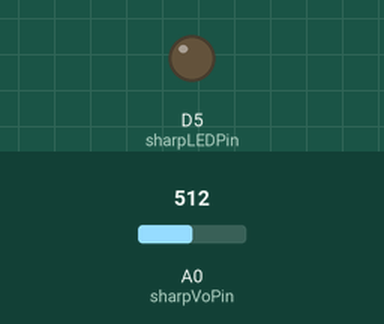
Simulated run of this sketch. Board: ESP8266 (NodeMCU). On the bench: output pins drawn as LEDs (lit = HIGH). Inputs (shaded band) come from the test bench; at power-on: A0 (sharpVoPin) = 512. WiFi joins after 1.5 s; servers stay silent unless stated; what the sketch prints to the serial monitor is not drawn.

Above: at 0.1 s.
At 1.6 s:
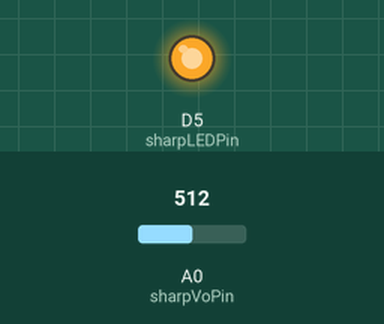
Timing chart, 0 to 41.5 s (numbered marks = the images above):
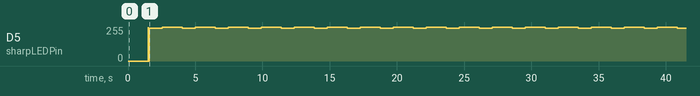

The sketch:

arduino.ino
```cpp
#include <ArduinoJson.h>
#include <FirebaseArduino.h>
#include <ESP8266WiFi.h>
#include <TinyGPS++.h>

#define WIFI_SSID ""
#define WIFI_PASSWORD ""
#define FIREBASE_HOST ""
#define FIREBASE_KEY ""

// Arduino pin numbers.
const int sharpLEDPin = D5; // Arduino digital pin D5 connect to sensor LED.
const int sharpVoPin = A0; // Arduino analog pin A0 connect to sensor Vo.

// For averaging last N raw voltage readings.
#define N 100
static unsigned long VoRawTotal = 0;
static int VoRawCount = 0;
static float Voc = 0.9; // Set the typical output voltage in Volts when there is zero dust.
const float K = 0.5; // Use the typical sensitivity in units of V per 100ug/m3.
int VoRaw = 0;
float dustDensity = 0;
float dV = 0;
float Vo =0;
TinyGPSPlus gps;

void setup(){
    Serial.begin(9600);
    pinMode(sharpLEDPin, OUTPUT);
    WiFi.begin(WIFI_SSID, WIFI_PASSWORD);

    Serial.print("Connecting");
    while (WiFi.status() != WL_CONNECTED) {
      Serial.print(" .");
      delay(500);
    }
    Firebase.begin(FIREBASE_HOST,FIREBASE_KEY);
    Serial.println("");
    Serial.println("Connected");
}

void loop(){
    digitalWrite(sharpLEDPin, LOW); // Turn on the dust sensor LED.
    delayMicroseconds(280); // Wait 0.28ms before taking a reading of the output voltage as per spec.
    VoRaw = analogRead(sharpVoPin); // Record the output voltage. This operation takes around 100 microseconds.
    digitalWrite(sharpLEDPin, HIGH); // Turn off the dust sensor LED.
    delayMicroseconds(9620); //Wait for remainder of the 10ms cycle = 10000 - 280 - 100 microseconds.

    // Averaging
    Vo = VoRaw;
    VoRawTotal += VoRaw;
    VoRawCount++;
    if(VoRawCount >= N){
      Vo = 1.0*VoRawTotal/N;
      VoRawCount = 0;
      VoRawTotal = 0;
    }else{
      return;
    }

    // Compute the output voltage in Volts.
    Vo = Vo/1024.0*5.0;
    Serial.print("Vo => ");
    Serial.print(Vo*1000.0);
    Serial.print(" mV");

    // Convert to Dust Density in units of ug/m3.
    dV = Vo-Voc;
    if(dV<0){
      dV = 0;
      Voc = Vo;
    }

    dustDensity = (dV/K)*100.0;

    Serial.print(", DustDensity => ");
    Serial.print(dustDensity);
    Serial.print("ug/m3");
    Serial.println("");
    Firebase.setFloat("pm25",dustDensity);

    Serial.print("Latitude => ");
    Serial.print(gps.location.lat(), 6);
    Serial.print(", Longitude => ");
    Serial.print(gps.location.lng(), 6);;
    Serial.println("");
    Firebase.setFloat("long",gps.location.lng());
    Firebase.setFloat("lat",gps.location.lat());
    delay(1000);
}
```
